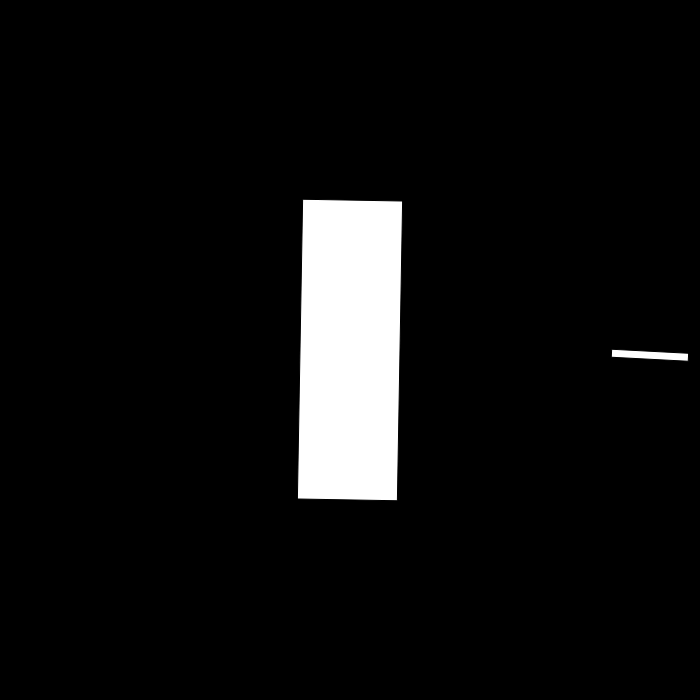
Frame 1 (no input)
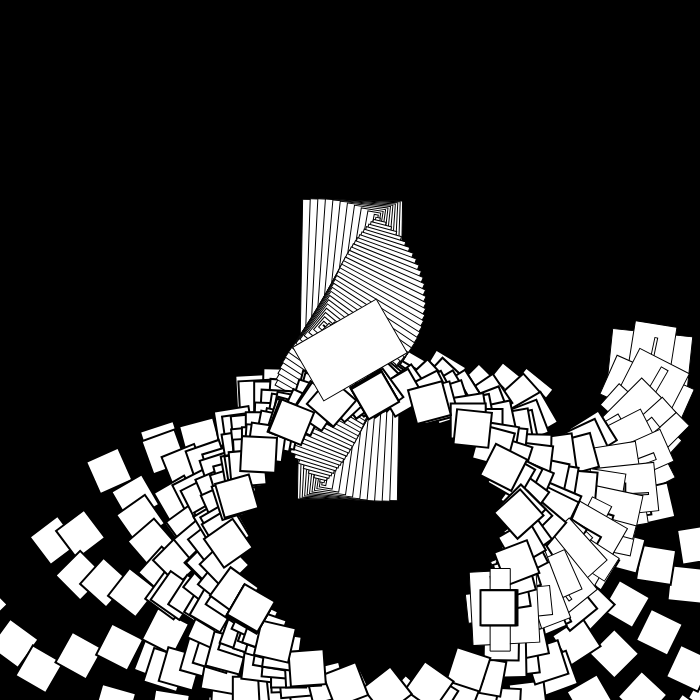
Frame 60 (no input)
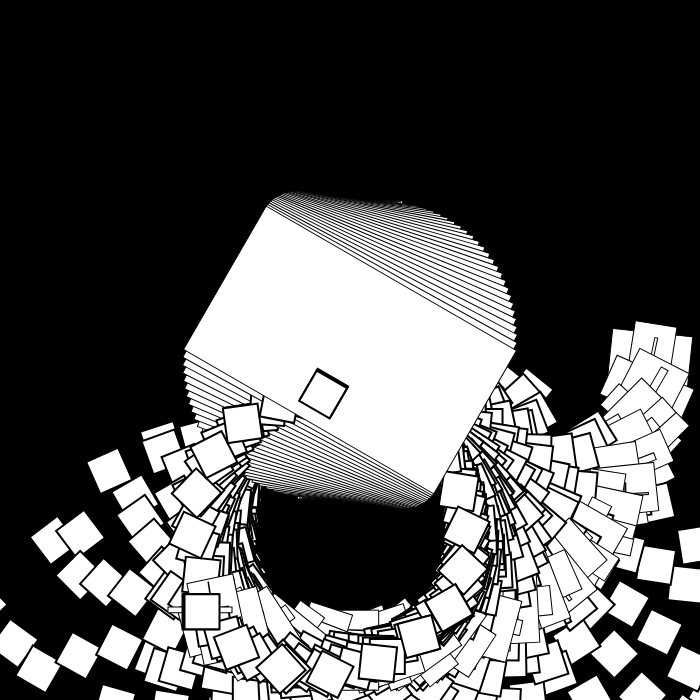
Frame 120 (the mouse pressed at the canvas centre since frame 60)

The p5.js sketch that drew these frames (run headless with seeded random() and noise() and a simulated clock; from frame 60 on, the mouse is pressed at the canvas centre):

// p5.js sketch
// ── sketch.js
var timer = 0;

function setup() {
  createCanvas(700, 700);
  background(0);
  rectMode(CENTER);
}

function draw() {
  push();
  translate(width/2, height/2);
  push();
  push();
  push();
  sun();

  pop();
  pop();
  pop();
  pop();
}

function sun() {
  rotate(radians(frameCount));
  fill(255);
  stroke(0);
  var sunSizeX = sin(frameCount)* 5;
  var sunSizeY = cos(frameCount)* 5;
  sunSizeX = -sin(timer * 0.01) * 200;
  sunSizeY = cos(timer * 0.01) * 200;
  timer = timer + 5;
  
  rect(0, 0, 100 + sunSizeX, 100 + sunSizeY);
    
    
    
    mars();
    earth();  
}
function earth() {
  var A = 0;
   while(A < 3) {
     var B = 0;
      while(B < 3) {
      translate(250, 0);
      rotate(radians(frameCount * 2));
      fill(255);
      stroke(0);
      strokeWeight(2);
      rect(0 + (A * 1 ), 0 + (B * 1), width/20, height/20);
      B++;
     }
     A++;
   } 

}

function mars() {
  var marSizeX = sin(frameCount)* 50;
  var marSizeY = -cos(frameCount)* 50;
  translate(300, 0);
  rotate(radians(frameCount * 2));
  fill(255);
  stroke(0);
  rect(0, 0, width/20 + marSizeX, height/20 + marSizeY);
}
// ── cod2hw1.html
Processing to P5
